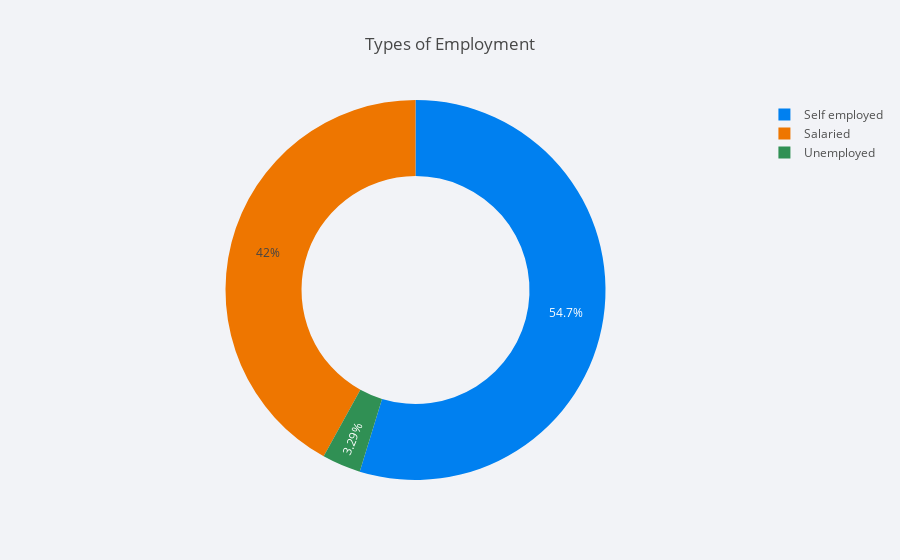

The cell this chart's notebook holds for it:
### Code cell
cf.set_config_file(theme='polar')
contract_val = df['Emp_type'].value_counts()
contract_df = pd.DataFrame({'labels': contract_val.index,
                   'values': contract_val.values
                  })
contract_df.iplot(kind='pie',labels='labels',values='values', title='Types of Employment', hole = 0.6)

### Figure 1 — Plotly figure (JSON) as saved in the notebook; plotly's stock layout.template omitted (floating-point values rounded to 4 significant figures)
{"data": [{"hole": 0.6, "labels": ["Self employed", "Salaried", "Unemployed"], "marker": {"colors": ["rgba(0, 128, 240, 1.0)", "rgba(238, 118, 0, 1.0)", "rgba(48, 144, 84, 1.0)"]}, "name": "", "type": "pie", "values": [127635, 97858, 7661]}], "layout": {"legend": {"bgcolor": "#F2F3F7", "font": {"color": "#505050"}}, "paper_bgcolor": "#F2F3F7", "plot_bgcolor": "#F2F3F7", "title": "Types of Employment", "titlefont": {"color": "#484848"}}}
